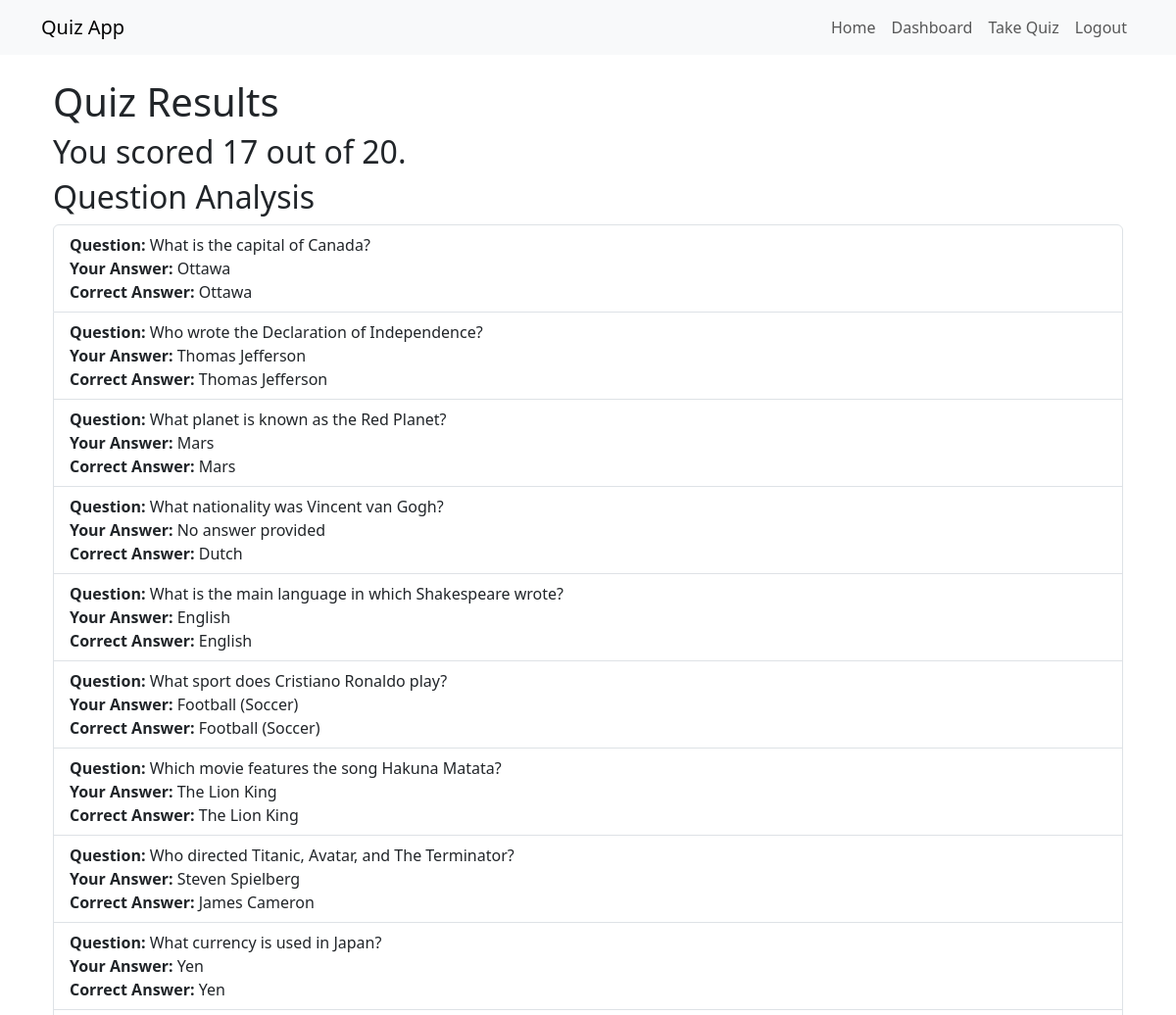
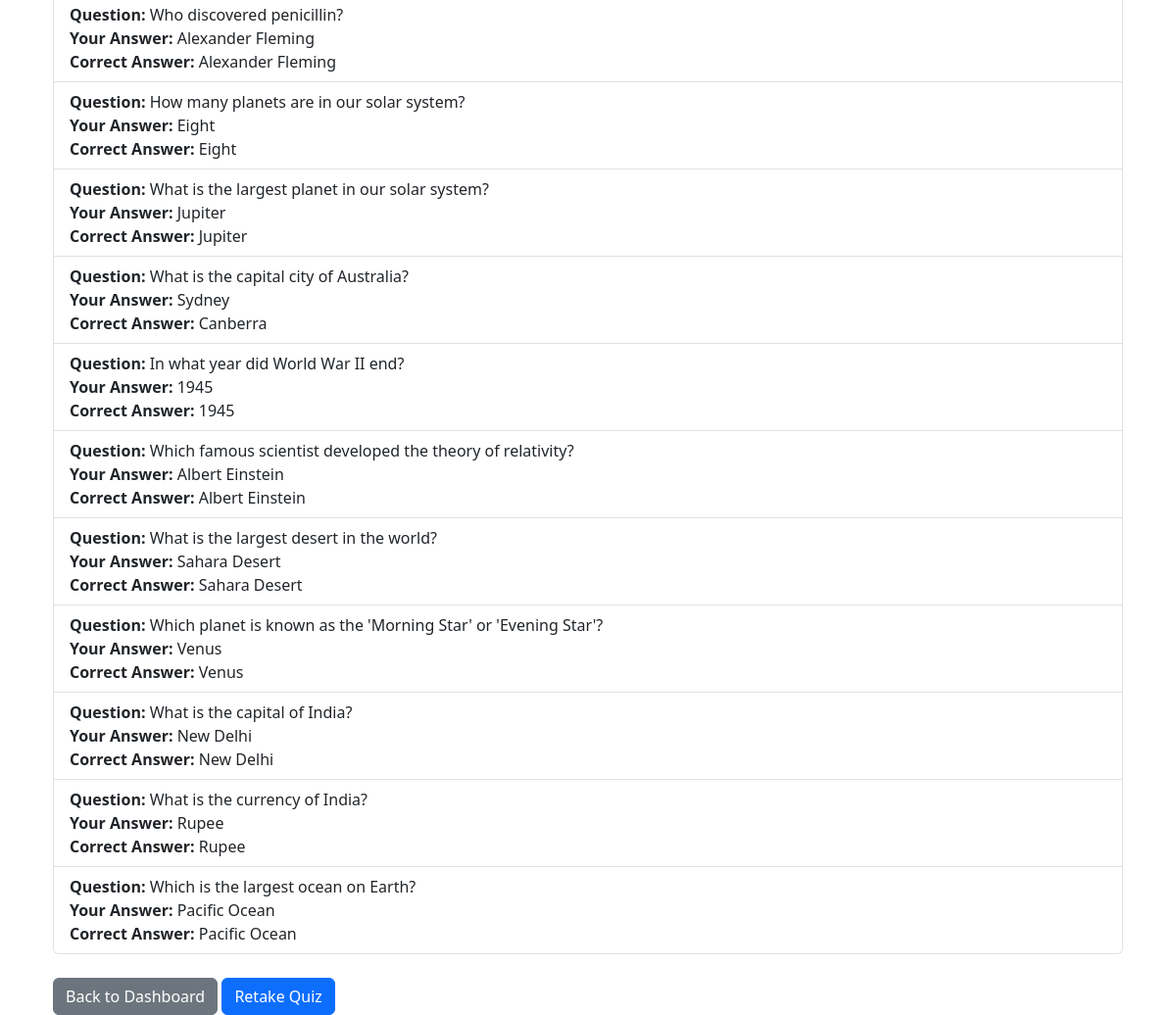
The page /results (signed in) on the database its author committed (2 pictures, top to bottom).
### app/models.py (models this page shows)
class QuizResult(db.Model):
    id = db.Column(db.Integer, primary_key=True)
    user_id = db.Column(db.Integer, db.ForeignKey('user.id'), nullable=False)
    score = db.Column(db.Integer, nullable=False)
    timestamp = db.Column(db.DateTime, default=db.func.current_timestamp())
    user_answers = db.Column(db.JSON, nullable=False)
    question_ids = db.Column(db.JSON, nullable=False)

class QuizQuestion(db.Model):
    id = db.Column(db.Integer, primary_key=True)
    question_text = db.Column(db.String(500), nullable=False)
    answer_a = db.Column(db.String(100), nullable=False)
    answer_b = db.Column(db.String(100), nullable=False)
    answer_c = db.Column(db.String(100), nullable=False)
    answer_d = db.Column(db.String(100), nullable=False)
    correct_answer = db.Column(db.String(1), nullable=False)
    @property
    def options(self):
        return [
            {"id": "A", "text": self.answer_a},
            {"id": "B", "text": self.answer_b},
            {"id": "C", "text": self.answer_c},
            {"id": "D", "text": self.answer_d},
        ]
    @property
    def correct_answer_text(self):
        options_dict = {option['id']: option['text'] for option in self.options}
        return options_dict.get(self.correct_answer, 'Unknown')
    def user_answer_text(self, user_answer):
        options_dict = {option['id']: option['text'] for option in self.options}
        return options_dict.get(user_answer, 'No answer provided')

### app/routes.py (the view)
@main.route('/results')
@login_required
def results():
    latest_result = QuizResult.query.filter_by(user_id=current_user.id).order_by(QuizResult.timestamp.desc()).first()
    if not latest_result:
        flash("No quiz results found.", "warning")
        return redirect(url_for('main.dashboard'))
    user_answers = json.loads(latest_result.user_answers)
    question_ids = json.loads(latest_result.question_ids)
    questions = QuizQuestion.query.filter(QuizQuestion.id.in_(question_ids)).all()
    questions_count = len(question_ids)
    return render_template(
        'results.html',
        user=current_user,
        result=latest_result,
        questions_count=questions_count,
        user_answers=user_answers,
        questions=questions
    )

### app/routes.py (called while the page is built)
@login_manager.user_loader
def load_user(user_id):
    return User.query.get(int(user_id))

### app/templates/results.html (shortened to what this page needs)
{% extends "base.html" %}
{% block content %}
    <div class="container mt-4">
        <h1>Quiz Results</h1>
        <h2>You scored {{ result.score }} out of {{ questions_count }}.</h2>
        <h2>Question Analysis</h2>
        <ul class="list-group mb-4">
            {% for question in questions %}
                <li class="list-group-item">
                    <strong>Question:</strong> {{ question.question_text }}<br>
                    <strong>Your Answer:</strong> {{ question.user_answer_text(user_answers[question.id|string]) }}<br>
                    <strong>Correct Answer:</strong> {{ question.correct_answer_text }}<br>
                </li>
            {% endfor %}
        </ul>
        <div class="redirect-links">
            <a href="{{ url_for('main.dashboard') }}" class="btn btn-secondary">Back to Dashboard</a>
            <a href="{{ url_for('main.quiz') }}" class="btn btn-primary">Retake Quiz</a>
        </div>
    </div>
{% endblock %}

### app/templates/base.html (shortened to what this page needs)
<!DOCTYPE html>
<html lang="en">
<head>
    <link href="https://cdn.jsdelivr.net/npm/bootstrap@5.3.0/dist/css/bootstrap.min.css" rel="stylesheet">
</head>
<body>
    <header>
        <nav class="navbar navbar-expand-lg navbar-light bg-light">
            <div class="container">
                <a class="navbar-brand" href="{{ url_for('main.home') }}">Quiz App</a>
                <div class="collapse navbar-collapse" id="navbarNav">
                    <ul class="navbar-nav ms-auto">
                        <li class="nav-item"><a class="nav-link" href="{{ url_for('main.home') }}">Home</a></li>
                        {% if current_user.is_authenticated %}
                            <li class="nav-item"><a class="nav-link" href="{{ url_for('main.dashboard') }}">Dashboard</a></li>
                            <li class="nav-item"><a class="nav-link" href="{{ url_for('main.quiz') }}">Take Quiz</a></li>
                            <li class="nav-item"><a class="nav-link" href="{{ url_for('main.logout') }}">Logout</a></li>
                        {% else %}
                            <li class="nav-item"><a class="nav-link" href="{{ url_for('main.login') }}">Login</a></li>
                            <li class="nav-item"><a class="nav-link" href="{{ url_for('main.register') }}">Register</a></li>
                        {% endif %}
                    </ul>
                </div>
            </div>
        </nav>
    </header>
    <main class="container mt-4">
        {% block content %}{% endblock %}
    </main>
</body>
</html>

### rows shown on the page
QuizResult: score "17"
QuizQuestion: question_text "What is the capital of Canada?", user_answer_text "Ottawa", correct_answer_text "Ottawa"
QuizQuestion: question_text "Who wrote the Declaration of Independence?", user_answer_text "Thomas Jefferson", correct_answer_text "Thomas Jefferson"
QuizQuestion: question_text "What planet is known as the Red Planet?", user_answer_text "Mars", correct_answer_text "Mars"
QuizQuestion: question_text "What nationality was Vincent van Gogh?", user_answer_text "No answer provided", correct_answer_text "Dutch"
QuizQuestion: question_text "What is the main language in which Shakespeare wrote?", user_answer_text "English", correct_answer_text "English"
QuizQuestion: question_text "What sport does Cristiano Ronaldo play?", user_answer_text "Football (Soccer)", correct_answer_text "Football (Soccer)"
QuizQuestion: question_text "Which movie features the song Hakuna Matata?", user_answer_text "The Lion King", correct_answer_text "The Lion King"
QuizQuestion: question_text "Who directed Titanic, Avatar, and The Terminator?", user_answer_text "Steven Spielberg", correct_answer_text "James Cameron"
QuizQuestion: question_text "What currency is used in Japan?", user_answer_text "Yen", correct_answer_text "Yen"
QuizQuestion: question_text "Who discovered penicillin?", user_answer_text "Alexander Fleming", correct_answer_text "Alexander Fleming"
QuizQuestion: question_text "How many planets are in our solar system?", user_answer_text "Eight", correct_answer_text "Eight"
QuizQuestion: question_text "What is the largest planet in our solar system?", user_answer_text "Jupiter", correct_answer_text "Jupiter"
QuizQuestion: question_text "What is the capital city of Australia?", user_answer_text "Sydney", correct_answer_text "Canberra"
QuizQuestion: question_text "In what year did World War II end?", user_answer_text "1945", correct_answer_text "1945"
QuizQuestion: question_text "Which famous scientist developed the theory of relativity?", user_answer_text "Albert Einstein", correct_answer_text "Albert Einstein"
QuizQuestion: question_text "What is the largest desert in the world?", user_answer_text "Sahara Desert", correct_answer_text "Sahara Desert"
QuizQuestion: question_text "Which planet is known as the 'Morning Star' or 'Evening Star'?", user_answer_text "Venus", correct_answer_text "Venus"
QuizQuestion: question_text "What is the capital of India?", user_answer_text "New Delhi", correct_answer_text "New Delhi"
QuizQuestion: question_text "What is the currency of India?", user_answer_text "Rupee", correct_answer_text "Rupee"
QuizQuestion: question_text "Which is the largest ocean on Earth?", user_answer_text "Pacific Ocean", correct_answer_text "Pacific Ocean"

### other values the page prints
{{ questions_count }} "20"
